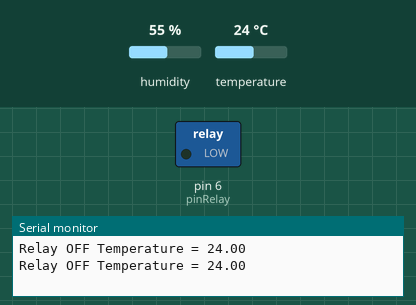
A sketch run on a simulated Arduino Uno, built with avr-gcc and run on an emulated ATmega328P. Shown: switched loads named in the sketch (green lamp = pin HIGH), the last lines printed to the serial monitor. The inputs (shaded band) are chosen by the test bench; at power-on: temperature 24 °C, humidity 55 %.

Above: at 1.8 s.
1.9 s: temperature set to 29 °C
3.4 s: temperature set to 32 °C
At 5.3 s:
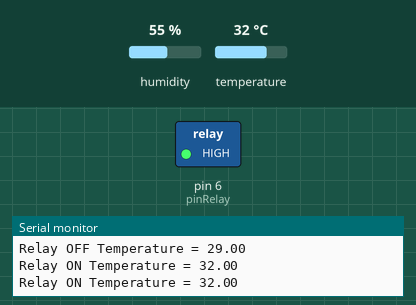
5.6 s: temperature set to 12 °C
At 7.3 s:
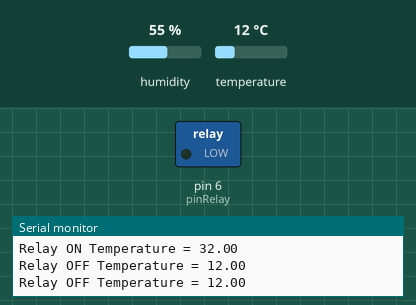
7.6 s: temperature set to 33 °C
At 9.6 s:
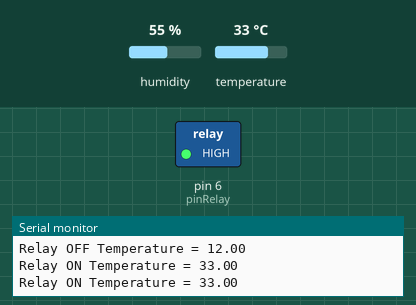
Timing chart, 0 to 10.7 s (numbered marks = the images above; inputs shaded):
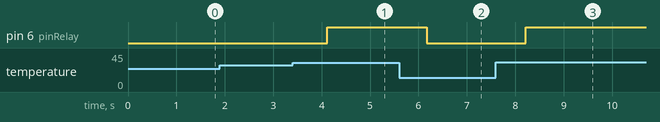

The sketch:

fanFinal.ino
```cpp
#include <dht.h> // including library

dht DHT;

#define DHT11_PIN 7

int pinRelay = 6; // defining pin

void setup() {
  pinMode( pinRelay, OUTPUT);
  Serial.begin(9600);
}

void loop() {
int chk = DHT.read11(DHT11_PIN); // checking temp
if ( DHT.temperature > 30.0 ){
  digitalWrite( pinRelay, HIGH);
  Serial.print("Relay ON ");
}

if ( DHT.temperature < 30.0 ) {
  digitalWrite( pinRelay, LOW);
  Serial.print("Relay OFF ");
}

Serial.print("Temperature = ");
Serial.println(DHT.temperature);
delay (1000);

}
```

Measured:
- the behaviour switches between 30 and 31 °C on temperature (found by bisection; images 0 and 1)
- after the input at 3.4 s, pin 6 (pinRelay): LOW → HIGH after 0.72 s
- after the input at 5.6 s, pin 6 (pinRelay): HIGH → LOW after 0.57 s
- after the input at 7.6 s, pin 6 (pinRelay): LOW → HIGH after 0.61 s
